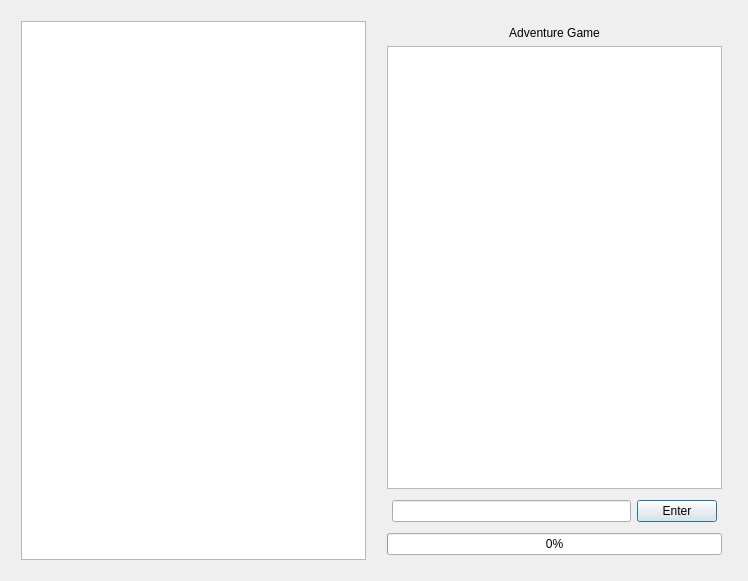
<?xml version="1.0" encoding="UTF-8"?>
<ui version="4.0">
 <class>Dialog</class>
 <widget class="QDialog" name="Dialog">
  <property name="geometry">
   <rect>
    <x>0</x>
    <y>0</y>
    <width>748</width>
    <height>581</height>
   </rect>
  </property>
  <property name="windowTitle">
   <string>Dialog</string>
  </property>
  <layout class="QGridLayout" name="gridLayout">
   <item row="0" column="0">
    <layout class="QHBoxLayout" name="horizontalLayout">
     <property name="margin">
      <number>5</number>
     </property>
     <item>
      <layout class="QVBoxLayout" name="verticalLayout">
       <property name="margin">
        <number>5</number>
       </property>
       <item>
        <widget class="QGraphicsView" name="gameGraphicsView"/>
       </item>
      </layout>
     </item>
     <item>
      <layout class="QVBoxLayout" name="verticalLayout_2">
       <property name="margin">
        <number>5</number>
       </property>
       <item>
        <layout class="QVBoxLayout" name="verticalLayout_3">
         <property name="margin">
          <number>5</number>
         </property>
         <item>
          <widget class="QLabel" name="gameLabel">
           <property name="text">
            <string>Adventure Game</string>
           </property>
           <property name="alignment">
            <set>Qt::AlignCenter</set>
           </property>
          </widget>
         </item>
         <item>
          <widget class="QTextEdit" name="descriptionTextEdit"/>
         </item>
         <item>
          <layout class="QHBoxLayout" name="horizontalLayout_3">
           <property name="margin">
            <number>5</number>
           </property>
           <item>
            <widget class="QLineEdit" name="userChoiceLineEdit"/>
           </item>
           <item>
            <widget class="QPushButton" name="enterPushButton">
             <property name="text">
              <string>Enter</string>
             </property>
            </widget>
           </item>
          </layout>
         </item>
         <item>
          <widget class="QProgressBar" name="playerProgressBar">
           <property name="value">
            <number>0</number>
           </property>
          </widget>
         </item>
        </layout>
       </item>
      </layout>
     </item>
    </layout>
   </item>
  </layout>
 </widget>
 <resources/>
 <connections/>
</ui>
